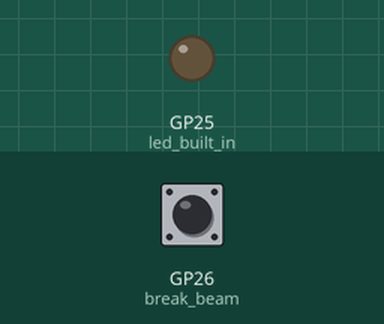
Recording of a program running on a simulated Raspberry Pi Pico running CircuitPython. Parts: output pins drawn as LEDs (lit = HIGH). The test bench sets the inputs (shaded band); at power-on: GP26 (break_beam) HIGH.

Above: at 1.2 s.
1.3 s: GP26 (break_beam) pulled LOW for 0.15 s
At 1.37 s:
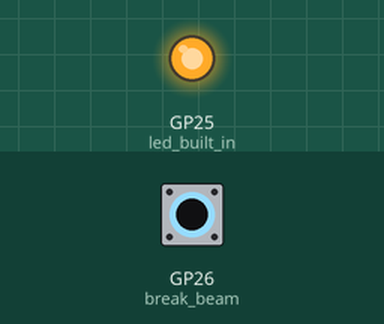
2.9 s: GP26 (break_beam) pulled LOW for 3.2 s
At 7.3 s:
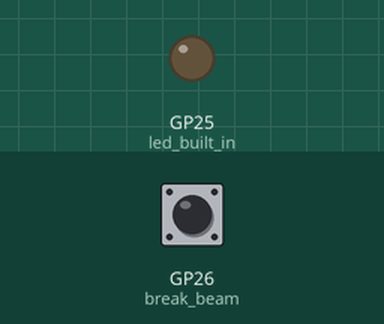
Timing chart, 0 to 8.8 s (numbered marks = the images above; inputs shaded):
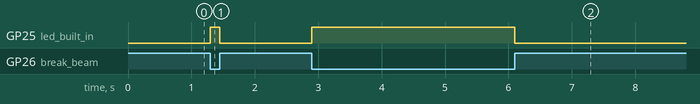

Measured:
- after the input at 1.3 s, GP25 (led_built_in): LOW → HIGH at once, → LOW 0.15 s later
- after the input at 2.9 s, GP25 (led_built_in): LOW → HIGH at once, → LOW 3.2 s later

The program:

beambreaktest.py
```python
import board
import digitalio

break_beam = digitalio.DigitalInOut(board.GP26)
break_beam.direction = digitalio.Direction.INPUT
break_beam.pull = digitalio.Pull.UP

led_built_in = digitalio.DigitalInOut(board.LED)
led_built_in.direction = digitalio.Direction.OUTPUT

while True:
    if break_beam.value:
        led_built_in.value = False
    else:
        led_built_in.value = True
```
